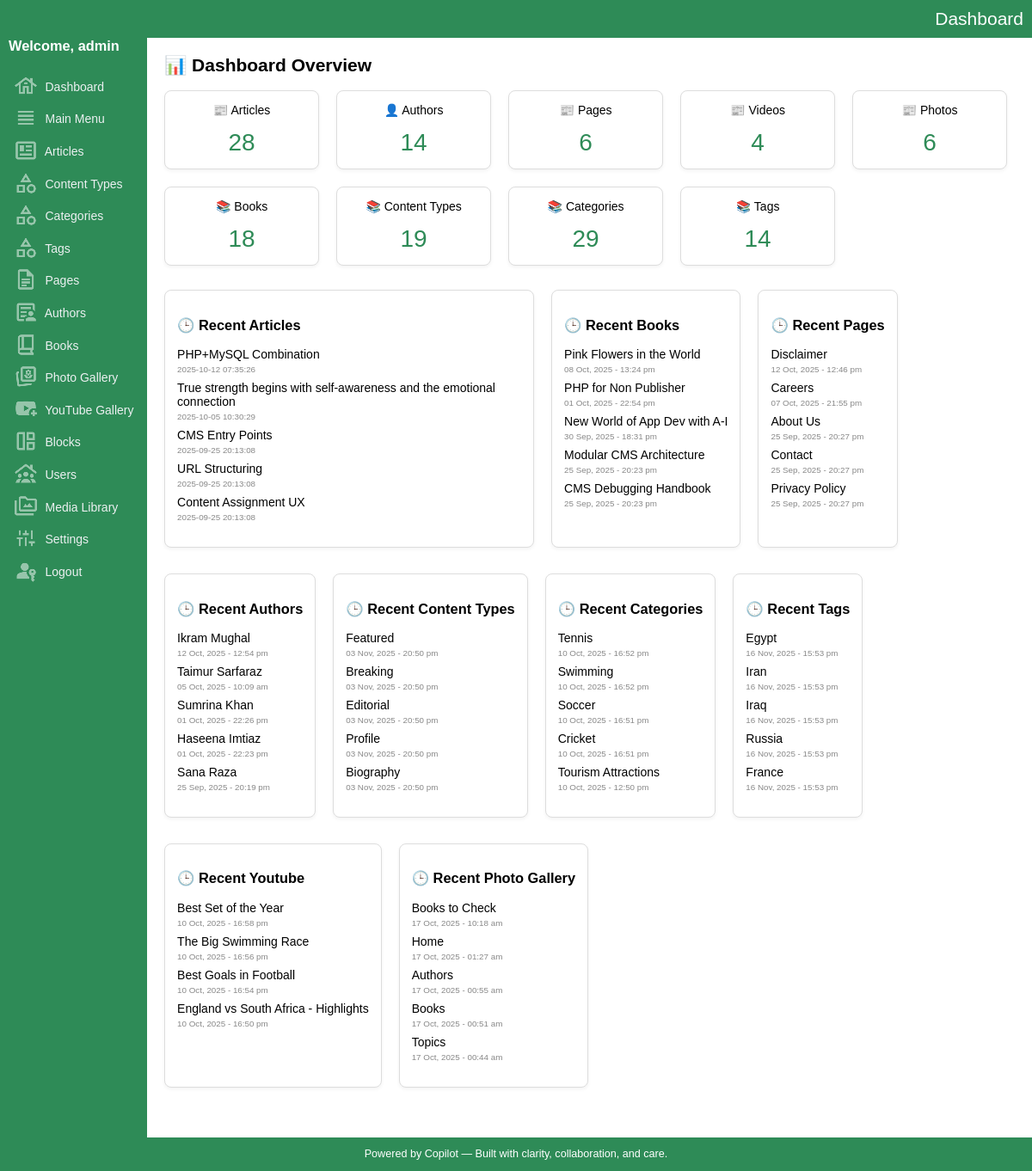
/admin/index.php (signed in), run on an earlier commit of the app's database.
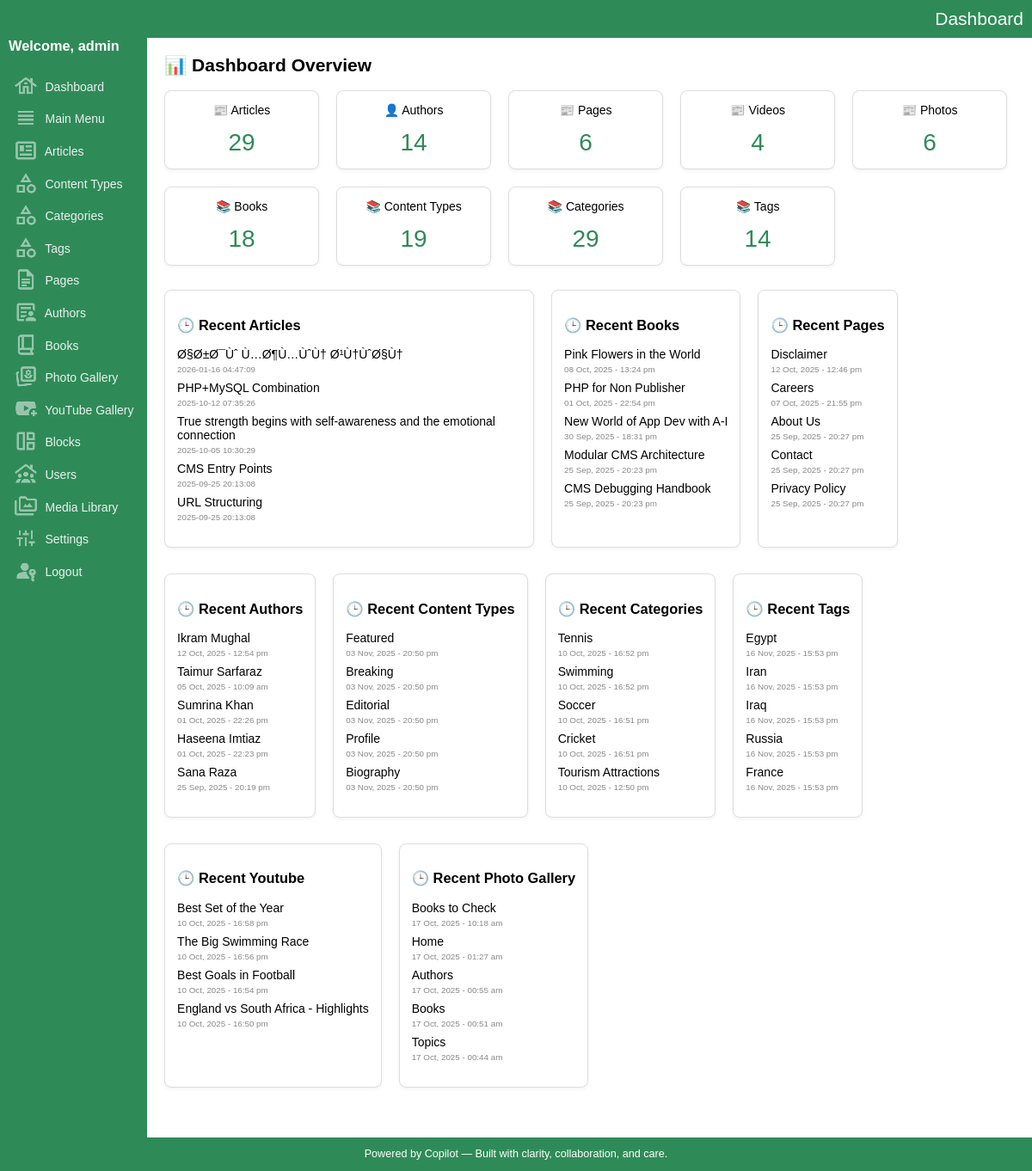
And on a later commit of the database.
### tables this page shows
CREATE TABLE IF NOT EXISTS `articles` (
  `key_articles` int(10) UNSIGNED NOT NULL AUTO_INCREMENT,
  `key_media_banner` int(10) UNSIGNED DEFAULT '0',
  `document_code` varchar(50) NOT NULL DEFAULT '',
  `title` varchar(300) NOT NULL DEFAULT '',
  `title_sub` varchar(300) NOT NULL DEFAULT '',
  `article_snippet` varchar(1000) NOT NULL DEFAULT '',
  `article_content` mediumtext NOT NULL,
  `content_type` varchar(300) NOT NULL DEFAULT '',
  `content_direction` varchar(50) NOT NULL DEFAULT 'ltr',
  `book_indent_level` tinyint(4) NOT NULL DEFAULT '0',
  `url` varchar(200) NOT NULL DEFAULT '',
  `banner_image_url` varchar(2000) DEFAULT '',
  `sort` smallint(6) NOT NULL DEFAULT '0',
  `entry_date_time` datetime NOT NULL DEFAULT CURRENT_TIMESTAMP,
  `update_date_time` datetime NOT NULL DEFAULT CURRENT_TIMESTAMP ON UPDATE CURRENT_TIMESTAMP,
  `created_by` int(10) UNSIGNED DEFAULT NULL,
  `updated_by` int(10) UNSIGNED DEFAULT NULL,
  `is_featured` tinyint(1) NOT NULL DEFAULT '0',
  `show_on_home` tinyint(1) NOT NULL DEFAULT '1',
  `show_in_listing` tinyint(1) NOT NULL DEFAULT '1',
  `is_active` tinyint(1) DEFAULT '1',
  PRIMARY KEY (`key_articles`),
  KEY `fk_articles_media` (`key_media_banner`),
  KEY `entry_date_time` (`entry_date_time`),
  KEY `update_date_time` (`update_date_time`),
  KEY `is_active` (`is_active`),
  KEY `is_featured` (`is_featured`),
  KEY `document_code` (`document_code`)
);

CREATE TABLE IF NOT EXISTS `books` (
  `key_books` int(10) UNSIGNED NOT NULL AUTO_INCREMENT,
  `key_media_banner` int(10) UNSIGNED DEFAULT NULL,
  `title` varchar(200) NOT NULL DEFAULT '',
  `subtitle` varchar(200) NOT NULL DEFAULT '',
  `description` text NOT NULL,
  `banner_image_url` varchar(2000) DEFAULT '',
  `url` varchar(200) NOT NULL DEFAULT '',
  `author_name` varchar(200) NOT NULL DEFAULT '',
  `publisher` varchar(200) NOT NULL DEFAULT '',
  `publish_year` varchar(4) NOT NULL DEFAULT '',
  `isbn` varchar(17) DEFAULT '',
  `is_featured` tinyint(1) DEFAULT NULL,
  `language` varchar(50) DEFAULT NULL,
  `format` varchar(50) DEFAULT NULL,
  `weight_grams` int(11) DEFAULT NULL,
  `sku` varchar(50) DEFAULT NULL,
  `is_active` tinyint(1) DEFAULT '1',
  `sort` smallint(6) NOT NULL DEFAULT '0',
  `entry_date_time` datetime NOT NULL DEFAULT CURRENT_TIMESTAMP,
  `update_date_time` datetime NOT NULL DEFAULT CURRENT_TIMESTAMP ON UPDATE CURRENT_TIMESTAMP,
  `created_by` int(10) UNSIGNED DEFAULT NULL,
  `updated_by` int(10) UNSIGNED DEFAULT NULL,
  PRIMARY KEY (`key_books`),
  KEY `fk_books_media` (`key_media_banner`)
);

CREATE TABLE IF NOT EXISTS `pages` (
  `key_pages` int(10) UNSIGNED NOT NULL AUTO_INCREMENT,
  `key_media_banner` int(10) UNSIGNED DEFAULT NULL,
  `banner_image_url` varchar(2000) NOT NULL DEFAULT '',
  `title` varchar(200) NOT NULL DEFAULT '',
  `page_content` text NOT NULL,
  `url` varchar(200) NOT NULL DEFAULT '',
  `sort` smallint(6) NOT NULL DEFAULT '0',
  `is_active` tinyint(1) DEFAULT '1',
  `entry_date_time` datetime NOT NULL DEFAULT CURRENT_TIMESTAMP,
  `update_date_time` datetime NOT NULL DEFAULT CURRENT_TIMESTAMP ON UPDATE CURRENT_TIMESTAMP,
  PRIMARY KEY (`key_pages`),
  KEY `fk_pages_media` (`key_media_banner`)
);

CREATE TABLE IF NOT EXISTS `authors` (
  `key_authors` int(10) UNSIGNED NOT NULL AUTO_INCREMENT,
  `name` varchar(200) NOT NULL DEFAULT '',
  `email` varchar(200) NOT NULL DEFAULT '',
  `phone` varchar(50) NOT NULL DEFAULT '',
  `website` varchar(200) NOT NULL DEFAULT '',
  `url` varchar(200) NOT NULL DEFAULT '',
  `social_url_media1` varchar(200) NOT NULL DEFAULT '',
  `social_url_media2` varchar(200) NOT NULL DEFAULT '',
  `social_url_media3` varchar(200) NOT NULL DEFAULT '',
  `city` varchar(200) NOT NULL DEFAULT '',
  `state` varchar(200) NOT NULL DEFAULT '',
  `country` varchar(200) NOT NULL DEFAULT '',
  `banner_image_url` varchar(2000) DEFAULT '',
  `key_media_banner` int(10) UNSIGNED DEFAULT NULL,
  `description` varchar(2000) NOT NULL DEFAULT '',
  `is_active` tinyint(1) DEFAULT '1',
  `entry_date_time` datetime NOT NULL DEFAULT CURRENT_TIMESTAMP,
  `update_date_time` datetime NOT NULL DEFAULT CURRENT_TIMESTAMP,
  `created_by` int(10) UNSIGNED DEFAULT NULL,
  `updated_by` int(10) UNSIGNED DEFAULT NULL,
  PRIMARY KEY (`key_authors`),
  KEY `fk_authors_media` (`key_media_banner`)
);

CREATE TABLE IF NOT EXISTS `content_types` (
  `key_content_types` int(10) UNSIGNED NOT NULL AUTO_INCREMENT,
  `key_media_banner` int(10) UNSIGNED NOT NULL DEFAULT '0',
  `name` varchar(200) NOT NULL DEFAULT '',
  `description` varchar(1000) NOT NULL DEFAULT '',
  `url` varchar(200) NOT NULL DEFAULT '',
  `banner_image_url` varchar(2000) NOT NULL DEFAULT '',
  `sort` smallint(6) NOT NULL DEFAULT '0',
  `is_active` tinyint(1) DEFAULT '1',
  `entry_date_time` datetime NOT NULL DEFAULT CURRENT_TIMESTAMP,
  PRIMARY KEY (`key_content_types`)
);

CREATE TABLE IF NOT EXISTS `categories` (
  `key_categories` int(10) UNSIGNED NOT NULL AUTO_INCREMENT,
  `key_media_banner` int(10) UNSIGNED NOT NULL DEFAULT '0',
  `name` varchar(200) NOT NULL DEFAULT '',
  `description` varchar(1000) NOT NULL DEFAULT '',
  `url` varchar(200) NOT NULL DEFAULT '',
  `banner_image_url` varchar(2000) NOT NULL DEFAULT '',
  `sort` smallint(6) NOT NULL DEFAULT '0',
  `is_active` tinyint(1) DEFAULT '1',
  `entry_date_time` datetime NOT NULL DEFAULT CURRENT_TIMESTAMP,
  `category_type` enum('article','book','photo_gallery','video_gallery','global') NOT NULL DEFAULT 'global',
  PRIMARY KEY (`key_categories`)
);

CREATE TABLE IF NOT EXISTS `tags` (
  `key_tags` int(10) UNSIGNED NOT NULL AUTO_INCREMENT,
  `key_media_banner` int(10) UNSIGNED NOT NULL DEFAULT '0',
  `name` varchar(200) NOT NULL DEFAULT '',
  `description` varchar(1000) NOT NULL DEFAULT '',
  `url` varchar(200) NOT NULL DEFAULT '',
  `banner_image_url` varchar(2000) NOT NULL DEFAULT '',
  `sort` smallint(6) NOT NULL DEFAULT '0',
  `is_active` tinyint(1) DEFAULT '1',
  `entry_date_time` datetime NOT NULL DEFAULT CURRENT_TIMESTAMP,
  PRIMARY KEY (`key_tags`)
);

CREATE TABLE IF NOT EXISTS `youtube_gallery` (
  `key_youtube_gallery` int(11) NOT NULL AUTO_INCREMENT,
  `key_media_banner` int(10) UNSIGNED DEFAULT NULL,
  `title` varchar(255) DEFAULT NULL,
  `youtube_id` varchar(20) DEFAULT NULL,
  `thumbnail_url` varchar(2000) DEFAULT NULL,
  `description` text,
  `is_active` tinyint(1) DEFAULT '1',
  `entry_date_time` datetime DEFAULT CURRENT_TIMESTAMP,
  `created_by` int(10) UNSIGNED DEFAULT NULL,
  `updated_by` int(10) UNSIGNED DEFAULT NULL,
  `url` varchar(200) DEFAULT NULL,
  PRIMARY KEY (`key_youtube_gallery`),
  KEY `fk_youtube_gallery_media` (`key_media_banner`)
);

CREATE TABLE IF NOT EXISTS `photo_gallery` (
  `key_photo_gallery` int(10) UNSIGNED NOT NULL AUTO_INCREMENT,
  `key_media_banner` int(10) UNSIGNED DEFAULT NULL,
  `title` varchar(255) DEFAULT NULL,
  `image_url` varchar(2000) DEFAULT NULL,
  `description` text,
  `is_active` tinyint(1) DEFAULT '1',
  `entry_date_time` datetime DEFAULT CURRENT_TIMESTAMP,
  `update_date_time` datetime NOT NULL DEFAULT CURRENT_TIMESTAMP ON UPDATE CURRENT_TIMESTAMP,
  `created_by` int(10) UNSIGNED DEFAULT NULL,
  `updated_by` int(10) UNSIGNED DEFAULT NULL,
  `url` varchar(200) DEFAULT NULL,
  `available_for_blocks` tinyint(1) DEFAULT '0',
  `css` varchar(500) NOT NULL DEFAULT '',
  `slideshow_enabled` tinyint(1) NOT NULL DEFAULT '1',
  `navigation_type` enum('arrows','slideshow','both','none') NOT NULL DEFAULT 'slideshow',
  PRIMARY KEY (`key_photo_gallery`),
  KEY `fk_photo_gallery_media` (`key_media_banner`)
);

### admin/index.php (the view, shortened to what the changed rows need)
<?php
include("../dbconnection.php");
function getCount($table, $statusCol = 'is_active') {
	global $conn;
	$sql = "SELECT COUNT(*) as count FROM $table WHERE $statusCol = 1";
	$result = $conn->query($sql);
	$row = $result->fetch_assoc();
	return $row["count"];
}
function getRecent($table, $titleCol, $dateCol, $limit = 5) {
	global $conn;
	$sql = "SELECT $titleCol, $dateCol FROM $table ORDER BY $dateCol DESC LIMIT $limit";
	$result = $conn->query($sql);
	$rows = [];
	while ($row = $result->fetch_assoc()) {
		$rows[] = $row;
	}
	return $rows;
}
$totalArticles = getCount("articles");
$recentArticles = getRecent("articles", "title", "entry_date_time", 5);
$recentBooks = getRecent("books", "title", "entry_date_time", 5);
$recentPages = getRecent("pages", "title", "entry_date_time", 5);
$recentAuthors = getRecent("authors", "name", "entry_date_time", 5);
$recentGallery = getRecent("photo_gallery", "title", "entry_date_time", 5);
$recentYoutube = getRecent("youtube_gallery", "title", "entry_date_time", 5);
$recentContentTypes = getRecent("content_types", "name", "entry_date_time", 5);
$recentCategories = getRecent("categories", "name", "entry_date_time", 5);
$recentTags = getRecent("tags", "name", "entry_date_time", 5);
?>
<!DOCTYPE html>
<html>
<head>
	<link rel="stylesheet" href="assets/css/style.css">
</head>
<body>
<div class="container">
	<div class="main">
		<h2>📊 Dashboard Overview</h2>
		<div class="dashboard-metrics">
			<div class="metric-box">📰 Articles<br><span><?= $totalArticles ?></span></div>
		</div>
		<div class="recents">
			<div class="recent-activity">
				<ul>
				<?php foreach ($recentArticles as $item): ?>
					<li><?= htmlspecialchars($item['title']) ?><br> <small><?= $item['entry_date_time'] ?></small></li>
				<?php endforeach; ?>
				</ul>
			</div>
			<div class="recent-activity">
				<ul>
				<?php foreach ($recentBooks as $item): ?>
					<li><?= htmlspecialchars($item['title']) ?><br> <small><?= date_format(date_create($item["entry_date_time"]), "d M, Y - H:i a") ?></small></li>
				<?php endforeach; ?>
				</ul>
			</div>
			<div class="recent-activity">
				<ul>
				<?php foreach ($recentPages as $item): ?>
					<li><?= htmlspecialchars($item['title']) ?><br> <small><?= date_format(date_create($item["entry_date_time"]), "d M, Y - H:i a") ?></small></li>
				<?php endforeach; ?>
				</ul>
			</div>
			<div class="recent-activity">
				<ul>
				<?php foreach ($recentAuthors as $item): ?>
					<li><?= htmlspecialchars($item['name']) ?><br> <small><?= date_format(date_create($item["entry_date_time"]), "d M, Y - H:i a") ?></small></li>
				<?php endforeach; ?>
				</ul>
			</div>
			<div class="recent-activity">
				<ul>
				<?php foreach ($recentContentTypes as $item): ?>
					<li><?= htmlspecialchars($item['name']) ?><br> <small><?= date_format(date_create($item["entry_date_time"]), "d M, Y - H:i a") ?></small></li>
				<?php endforeach; ?>
				</ul>
			</div>
			<div class="recent-activity">
				<ul>
				<?php foreach ($recentCategories as $item): ?>
					<li><?= htmlspecialchars($item['name']) ?><br> <small><?= date_format(date_create($item["entry_date_time"]), "d M, Y - H:i a") ?></small></li>
				<?php endforeach; ?>
				</ul>
			</div>
			<div class="recent-activity">
				<ul>
				<?php foreach ($recentTags as $item): ?>
					<li><?= htmlspecialchars($item['name']) ?><br> <small><?= date_format(date_create($item["entry_date_time"]), "d M, Y - H:i a") ?></small></li>
				<?php endforeach; ?>
				</ul>
			</div>
			<div class="recent-activity">
				<ul>
				<?php foreach ($recentYoutube as $item): ?>
					<li><?= htmlspecialchars($item['title']) ?><br> <small><?= date_format(date_create($item["entry_date_time"]), "d M, Y - H:i a") ?></small></li>
				<?php endforeach; ?>
				</ul>
			</div>
			<div class="recent-activity">
				<ul>
				<?php foreach ($recentGallery as $item): ?>
					<li><?= htmlspecialchars($item['title']) ?><br> <small><?= date_format(date_create($item["entry_date_time"]), "d M, Y - H:i a") ?></small></li>
				<?php endforeach; ?>
				</ul>
			</div>
		</div>
	</div>
</div>
</body>
</html>

What changed in the data, as far as the page shows it:
no longer on this page (row edited): articles: title "Content Assignment UX", entry_date_time "2025-09-25 20:13:08"
added articles: title "Ø§Ø±Ø¯Ùˆ Ù…Ø¶Ù…ÙˆÙ† Ø¹Ù†ÙˆØ§Ù†", entry_date_time "2026-01-16 04:47:09"
Also different on the page:
$totalArticles: "28" → "29"
